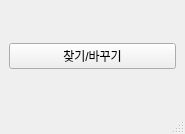
<?xml version="1.0" encoding="UTF-8"?>
<ui version="4.0">
 <class>MainWindow</class>
 <widget class="QMainWindow" name="MainWindow">
  <property name="geometry">
   <rect>
    <x>0</x>
    <y>0</y>
    <width>185</width>
    <height>134</height>
   </rect>
  </property>
  <property name="windowTitle">
   <string>MainWindow</string>
  </property>
  <widget class="QWidget" name="centralwidget">
   <layout class="QVBoxLayout" name="verticalLayout">
    <item>
     <widget class="QPushButton" name="btnFind">
      <property name="text">
       <string>찾기/바꾸기</string>
      </property>
     </widget>
    </item>
   </layout>
  </widget>
  <widget class="QMenuBar" name="menubar">
   <property name="geometry">
    <rect>
     <x>0</x>
     <y>0</y>
     <width>185</width>
     <height>20</height>
    </rect>
   </property>
  </widget>
  <widget class="QStatusBar" name="statusbar"/>
 </widget>
 <resources/>
 <connections/>
</ui>
